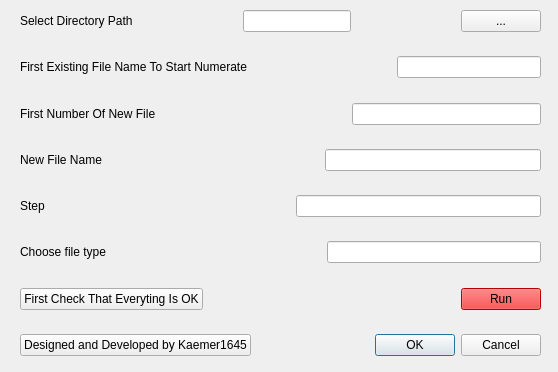
<?xml version="1.0" encoding="UTF-8"?>
<ui version="4.0">
 <class>Dialog</class>
 <widget class="QDialog" name="Dialog">
  <property name="geometry">
   <rect>
    <x>0</x>
    <y>0</y>
    <width>558</width>
    <height>372</height>
   </rect>
  </property>
  <property name="windowTitle">
   <string>Numerator</string>
  </property>
  <widget class="QWidget" name="verticalLayoutWidget">
   <property name="geometry">
    <rect>
     <x>20</x>
     <y>10</y>
     <width>521</width>
     <height>346</height>
    </rect>
   </property>
   <layout class="QVBoxLayout" name="verticalLayout">
    <item>
     <layout class="QHBoxLayout" name="horizontalLayout">
      <item>
       <widget class="QLabel" name="label">
        <property name="text">
         <string>Select Directory Path</string>
        </property>
       </widget>
      </item>
      <item>
       <spacer name="horizontalSpacer">
        <property name="orientation">
         <enum>Qt::Horizontal</enum>
        </property>
        <property name="sizeHint" stdset="0">
         <size>
          <width>40</width>
          <height>20</height>
         </size>
        </property>
       </spacer>
      </item>
      <item>
       <widget class="QLineEdit" name="le_dir"/>
      </item>
      <item>
       <spacer name="horizontalSpacer_2">
        <property name="orientation">
         <enum>Qt::Horizontal</enum>
        </property>
        <property name="sizeHint" stdset="0">
         <size>
          <width>40</width>
          <height>20</height>
         </size>
        </property>
       </spacer>
      </item>
      <item>
       <widget class="QPushButton" name="pb_dir">
        <property name="text">
         <string>...</string>
        </property>
       </widget>
      </item>
     </layout>
    </item>
    <item>
     <spacer name="verticalSpacer_2">
      <property name="orientation">
       <enum>Qt::Vertical</enum>
      </property>
      <property name="sizeHint" stdset="0">
       <size>
        <width>20</width>
        <height>40</height>
       </size>
      </property>
     </spacer>
    </item>
    <item>
     <layout class="QVBoxLayout" name="verticalLayout_2">
      <item>
       <layout class="QHBoxLayout" name="horizontalLayout_2">
        <item>
         <widget class="QLabel" name="label_2">
          <property name="text">
           <string>First Existing File Name To Start Numerate</string>
          </property>
         </widget>
        </item>
        <item>
         <spacer name="horizontalSpacer_3">
          <property name="orientation">
           <enum>Qt::Horizontal</enum>
          </property>
          <property name="sizeHint" stdset="0">
           <size>
            <width>40</width>
            <height>20</height>
           </size>
          </property>
         </spacer>
        </item>
        <item>
         <widget class="QLineEdit" name="le_first_file"/>
        </item>
       </layout>
      </item>
     </layout>
    </item>
    <item>
     <spacer name="verticalSpacer">
      <property name="orientation">
       <enum>Qt::Vertical</enum>
      </property>
      <property name="sizeHint" stdset="0">
       <size>
        <width>20</width>
        <height>40</height>
       </size>
      </property>
     </spacer>
    </item>
    <item>
     <layout class="QHBoxLayout" name="horizontalLayout_4">
      <item>
       <widget class="QLabel" name="label_4">
        <property name="text">
         <string>First Number Of New File</string>
        </property>
       </widget>
      </item>
      <item>
       <spacer name="horizontalSpacer_5">
        <property name="orientation">
         <enum>Qt::Horizontal</enum>
        </property>
        <property name="sizeHint" stdset="0">
         <size>
          <width>40</width>
          <height>20</height>
         </size>
        </property>
       </spacer>
      </item>
      <item>
       <widget class="QLineEdit" name="le_file_number"/>
      </item>
     </layout>
    </item>
    <item>
     <spacer name="verticalSpacer_3">
      <property name="orientation">
       <enum>Qt::Vertical</enum>
      </property>
      <property name="sizeHint" stdset="0">
       <size>
        <width>20</width>
        <height>40</height>
       </size>
      </property>
     </spacer>
    </item>
    <item>
     <layout class="QHBoxLayout" name="horizontalLayout_3">
      <item>
       <widget class="QLabel" name="label_3">
        <property name="text">
         <string>New File Name</string>
        </property>
       </widget>
      </item>
      <item>
       <spacer name="horizontalSpacer_4">
        <property name="orientation">
         <enum>Qt::Horizontal</enum>
        </property>
        <property name="sizeHint" stdset="0">
         <size>
          <width>40</width>
          <height>20</height>
         </size>
        </property>
       </spacer>
      </item>
      <item>
       <widget class="QLineEdit" name="le_prefix"/>
      </item>
     </layout>
    </item>
    <item>
     <spacer name="verticalSpacer_4">
      <property name="orientation">
       <enum>Qt::Vertical</enum>
      </property>
      <property name="sizeHint" stdset="0">
       <size>
        <width>20</width>
        <height>40</height>
       </size>
      </property>
     </spacer>
    </item>
    <item>
     <layout class="QHBoxLayout" name="horizontalLayout_5">
      <item>
       <widget class="QLabel" name="label_5">
        <property name="toolTip">
         <string>&lt;html&gt;&lt;head/&gt;&lt;body&gt;&lt;p&gt;This step is the difference between the files.&lt;/p&gt;&lt;/body&gt;&lt;/html&gt;</string>
        </property>
        <property name="text">
         <string>Step</string>
        </property>
       </widget>
      </item>
      <item>
       <spacer name="horizontalSpacer_6">
        <property name="orientation">
         <enum>Qt::Horizontal</enum>
        </property>
        <property name="sizeHint" stdset="0">
         <size>
          <width>40</width>
          <height>20</height>
         </size>
        </property>
       </spacer>
      </item>
      <item>
       <widget class="QLineEdit" name="le_step"/>
      </item>
     </layout>
    </item>
    <item>
     <spacer name="verticalSpacer_5">
      <property name="orientation">
       <enum>Qt::Vertical</enum>
      </property>
      <property name="sizeHint" stdset="0">
       <size>
        <width>20</width>
        <height>40</height>
       </size>
      </property>
     </spacer>
    </item>
    <item>
     <layout class="QHBoxLayout" name="horizontalLayout_6">
      <item>
       <widget class="QLabel" name="label_6">
        <property name="whatsThis">
         <string>&lt;html&gt;&lt;head/&gt;&lt;body&gt;&lt;p&gt;For example this is .jpg, .png, .xlsx etc.&lt;/p&gt;&lt;/body&gt;&lt;/html&gt;</string>
        </property>
        <property name="text">
         <string>Choose file type</string>
        </property>
       </widget>
      </item>
      <item>
       <spacer name="horizontalSpacer_7">
        <property name="orientation">
         <enum>Qt::Horizontal</enum>
        </property>
        <property name="sizeHint" stdset="0">
         <size>
          <width>40</width>
          <height>20</height>
         </size>
        </property>
       </spacer>
      </item>
      <item>
       <widget class="QLineEdit" name="le_file_type"/>
      </item>
     </layout>
    </item>
    <item>
     <spacer name="verticalSpacer_6">
      <property name="orientation">
       <enum>Qt::Vertical</enum>
      </property>
      <property name="sizeHint" stdset="0">
       <size>
        <width>20</width>
        <height>40</height>
       </size>
      </property>
     </spacer>
    </item>
    <item>
     <layout class="QHBoxLayout" name="horizontalLayout_7">
      <item>
       <widget class="QPushButton" name="pb_test">
        <property name="text">
         <string>First Check That Everyting Is OK</string>
        </property>
       </widget>
      </item>
      <item>
       <spacer name="horizontalSpacer_8">
        <property name="orientation">
         <enum>Qt::Horizontal</enum>
        </property>
        <property name="sizeHint" stdset="0">
         <size>
          <width>40</width>
          <height>20</height>
         </size>
        </property>
       </spacer>
      </item>
      <item>
       <widget class="QPushButton" name="pb_run">
        <property name="styleSheet">
         <string notr="true">background-color: rgb(255, 0, 0);</string>
        </property>
        <property name="text">
         <string>Run</string>
        </property>
       </widget>
      </item>
     </layout>
    </item>
    <item>
     <spacer name="verticalSpacer_7">
      <property name="orientation">
       <enum>Qt::Vertical</enum>
      </property>
      <property name="sizeHint" stdset="0">
       <size>
        <width>20</width>
        <height>40</height>
       </size>
      </property>
     </spacer>
    </item>
    <item>
     <layout class="QHBoxLayout" name="horizontalLayout_9">
      <item>
       <widget class="QPushButton" name="pb_github">
        <property name="text">
         <string>Designed and Developed by Kaemer1645</string>
        </property>
       </widget>
      </item>
      <item>
       <spacer name="horizontalSpacer_9">
        <property name="orientation">
         <enum>Qt::Horizontal</enum>
        </property>
        <property name="sizeHint" stdset="0">
         <size>
          <width>40</width>
          <height>20</height>
         </size>
        </property>
       </spacer>
      </item>
      <item>
       <widget class="QDialogButtonBox" name="buttonBox">
        <property name="orientation">
         <enum>Qt::Horizontal</enum>
        </property>
        <property name="standardButtons">
         <set>QDialogButtonBox::Cancel|QDialogButtonBox::Ok</set>
        </property>
       </widget>
      </item>
     </layout>
    </item>
   </layout>
  </widget>
 </widget>
 <resources/>
 <connections>
  <connection>
   <sender>buttonBox</sender>
   <signal>accepted()</signal>
   <receiver>Dialog</receiver>
   <slot>accept()</slot>
   <hints>
    <hint type="sourcelabel">
     <x>248</x>
     <y>254</y>
    </hint>
    <hint type="destinationlabel">
     <x>157</x>
     <y>274</y>
    </hint>
   </hints>
  </connection>
  <connection>
   <sender>buttonBox</sender>
   <signal>rejected()</signal>
   <receiver>Dialog</receiver>
   <slot>reject()</slot>
   <hints>
    <hint type="sourcelabel">
     <x>316</x>
     <y>260</y>
    </hint>
    <hint type="destinationlabel">
     <x>286</x>
     <y>274</y>
    </hint>
   </hints>
  </connection>
 </connections>
</ui>
